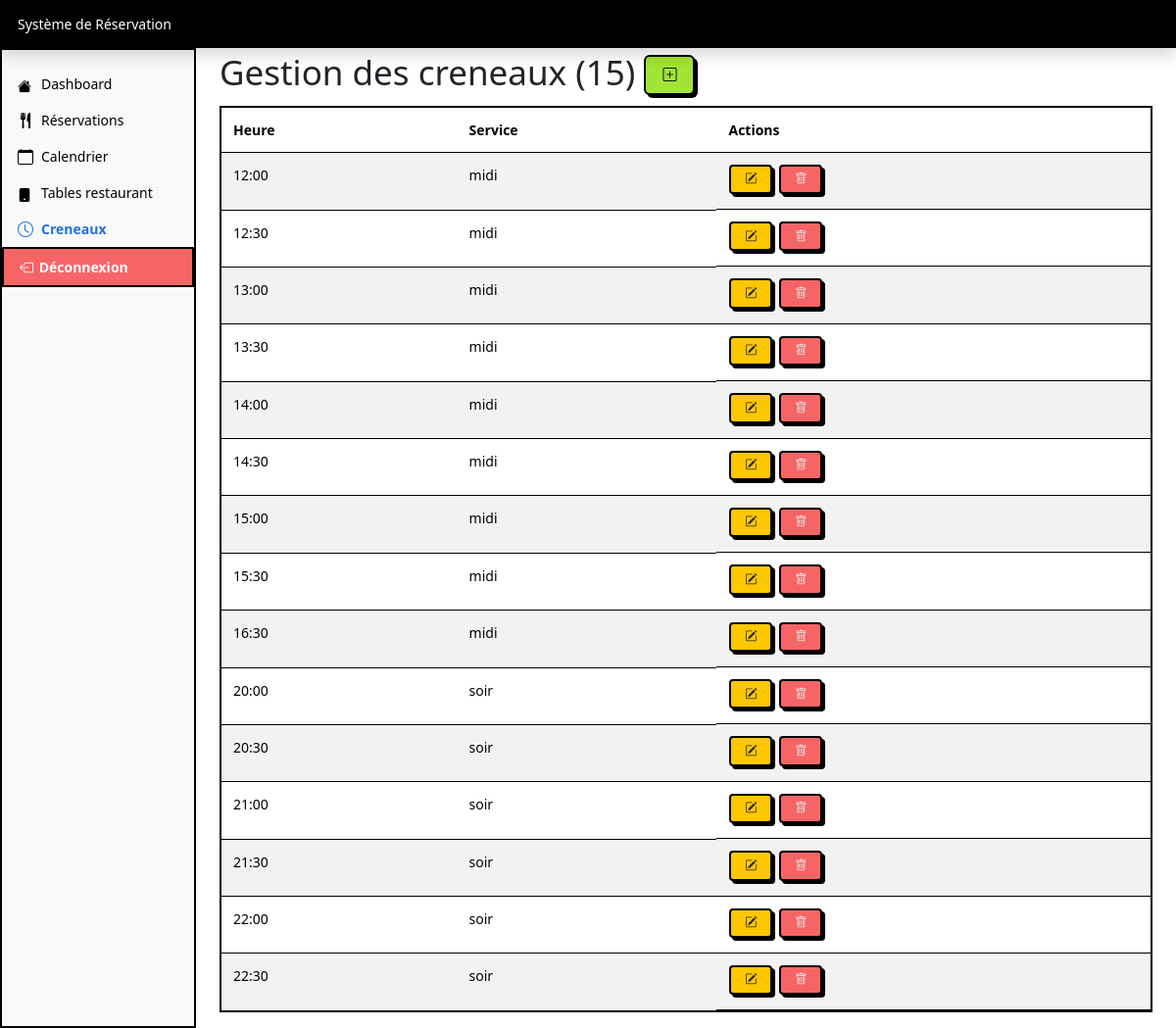
Screenshot of /index.php?action=creneaux (signed in) with the database file from the repository.
### tables this page shows
CREATE TABLE `creneaux` (
  `id` int(11) NOT NULL,
  `heure` varchar(5) NOT NULL,
  `service` enum('midi','soir') NOT NULL
);

### src/controllers/creneau.php (called while the page is built, shortened)
<?php
require_once('src/model/creneau.php');
class CreneauController
{
    protected $creneauRepository;
    public function __construct()
    {
        $this->creneauRepository = new CreneauRepository();
    }
    public function show()
    {
        $creneaux = $this->creneauRepository->getCreneaux();
        require('templates/creneau/show.php');
    }
}

### src/model/creneau.php (called while the page is built, shortened)
<?php
require_once('src/lib/database.php');
class CreneauRepository
{
    protected DatabaseConnection $connection;
    public function __construct()
    {
        $this->connection = new DatabaseConnection();
    }
    public function getCreneaux(): array
    {
        $statement = $this->connection->getConnection()->query(
            "SELECT * FROM creneaux order by heure"
        );
        $creneaux = [];
        while (($row = $statement->fetch())) {
            $creneau = new Creneau();
            $creneau->id = $row['id'];
            $creneau->heure = $row['heure'];
            $creneau->service = ServiceCreneau::from($row['service']);
            $creneaux[] = $creneau;
        }
        return $creneaux;
    }
}

### src/lib/database.php (called while the page is built, shortened)
<?php
class DatabaseConnection {
    public ?\PDO $database = null;
    public function getConnection(): \PDO{
        if($this->database === null){
            $this->database = new \PDO("mysql:host=".$_ENV['DB_HOSTNAME'].";dbname=". $_ENV['DB_NAME'] .";charset=utf8",  $_ENV['DB_USERNAME'] , $_ENV['DB_PASSWORD']);
            $this->database->setAttribute(PDO::ATTR_ERRMODE, PDO::ERRMODE_EXCEPTION);
        }
        return $this->database;
    }
}

### templates/creneau/show.php (the view, shortened to what this page needs)
<h1>Gestion des creneaux (<?= count($creneaux) ?>)
  <button type="button" class="btn btn-primary" data-bs-toggle="modal" data-bs-target="#creneauModal">
    <i class="bi bi-plus-square"></i>
  </button>
</h1>
<table class="table table-striped">
    <thead>
        <tr>
            <th>Heure</th>
            <th>Service</th>
            <th>Actions</th>
        </tr>
    </thead>
    <tbody>
       <?php foreach($creneaux as $creneau) { ?>
        <tr>
            <td><?= htmlspecialchars($creneau->heure) ?></td>
            <td><?= $creneau->service->name ?></td>
            <td class="d-flex">
                <button title="modifier" class="edit-btn btn btn-sm bg-warning mx-1" data-id="<?= $creneau->id ?>">
                  <i class="bi bi-pencil-square"></i>
                </button>
                <form action="?action=delete_creneau" method="POST">
                  <button title="supprimer" type="submit" class="btn btn-sm bg-danger text-light">
                    <i class="bi bi-trash"></i>
                  </button>
                </form>
            </td>
        </tr>
     <?php } ?>
    </tbody>
</table>
<?php $content = ob_get_clean(); ?>
<?php require('templates/layouts/admin_layout.php'); ?>

### index.php (shortened to what this page needs)
<?php
try {
    if (isset($_GET['action'])) {
        require_once('routers/creneau.php');
    } else {
        (new HomePageController())->execute();
    }
} catch (Exception $e) {
}

### routers/creneau.php (shortened to what this page needs)
<?php
require_once('src/controllers/creneau.php');
if ($_GET['action'] === 'creneaux') {
    (new CreneauController())->show();
} else if ($_GET['action'] === 'api_get_creneau') {
    $input = $_GET['id'];
    echo (new CreneauController())->apiGet($input);
} else if ($_GET['action'] === 'add_creneau') {
    $input = $_POST;
    (new CreneauController())->add($input);
} else if ($_GET['action'] === 'update_creneau') {
    $input = $_POST;
    (new CreneauController())->edit($input);
} else if ($_GET['action'] === 'delete_creneau') {
    $input = $_POST['id'];
    (new CreneauController())->delete($input);
}

### templates/layouts/admin_layout.php (shortened to what this page needs)
<?php
parse_str(parse_url($_SERVER['REQUEST_URI'], PHP_URL_QUERY), $queryParams);
$currentAction = $queryParams['action'];
?>
<!DOCTYPE html>
<html lang="en">
<head>
   <link rel="stylesheet" href="public/css/bootstrap.min.css">
   <link rel="stylesheet" href="public/css/bootstrap-icons.min.css">
   <link rel="stylesheet" href="public/css/dashboard.css">
   <link rel="stylesheet" href="public/css/timetable.css">
</head>
<body>
   <header class="navbar sticky-top bg-dark flex-md-nowrap p-0 shadow" data-bs-theme="dark">
      <a class="navbar-brand col-md-3 col-lg-2 me-0 px-3 fs-6 text-white" href="./">Système de Réservation</a>
   </header>
   <div class="container-fluid">
      <div class="row" style="height: 90vh;">
         <div class="sidebar border border-right col-md-3 col-lg-2 p-0 bg-body-tertiary">
            <div class="offcanvas-md offcanvas-end bg-body-tertiary" tabindex="-1" id="sidebarMenu" aria-labelledby="sidebarMenuLabel">
               <div class="offcanvas-body d-md-flex flex-column p-0 pt-lg-3 overflow-y-auto">
                  <ul class="nav flex-column">
                     <li class="nav-item">
                        <a class="nav-link d-flex align-items-center gap-2 <?php echo str_contains($currentAction, 'dashboard') ? 'active' :  '' ?>" aria-current="page" href="?action=dashboard">
                           <i class="bi bi-house-fill"></i>
                           Dashboard
                        </a>
                     </li>
                     <li class="nav-item">
                        <a class="nav-link d-flex align-items-center gap-2   <?php echo str_contains($currentAction, 'reservations') ? 'active' :  '' ?>" href="?action=reservations">
                           Réservations
                        </a>
                     </li>
                     <li class="nav-item">
                        <a class="nav-link d-flex align-items-center gap-2   <?php echo str_contains($currentAction, 'calendrier') ? 'active' :  '' ?>" href="?action=calendrier">
                           <svg xmlns="http://www.w3.org/2000/svg" width="16" height="16" fill="currentColor" class="bi bi-calendar" viewBox="0 0 16 16">
                              <path d="M3.5 0a.5.5 0 0 1 .5.5V1h8V.5a.5.5 0 0 1 1 0V1h1a2 2 0 0 1 2 2v11a2 2 0 0 1-2 2H2a2 2 0 0 1-2-2V3a2 2 0 0 1 2-2h1V.5a.5.5 0 0 1 .5-.5M1 4v10a1 1 0 0 0 1 1h12a1 1 0 0 0 1-1V4z" />
                           </svg>
                           Calendrier
                        </a>
                     </li>
                     <li class="nav-item">
                        <a class="nav-link d-flex align-items-center gap-2   <?php echo str_contains($currentAction, 'table_restaurant') ? 'active' :  '' ?>" href="?action=table_restaurant">
                           <i class="bi bi-tablet-fill"></i>
                           Tables restaurant
                        </a>
                     </li>
                     <li class="nav-item">
                        <a class="nav-link d-flex align-items-center gap-2   <?php echo str_contains($currentAction, 'creneaux') ? 'active' :  '' ?>" href="?action=creneaux">
                           <svg xmlns="http://www.w3.org/2000/svg" width="16" height="16" fill="currentColor" class="bi bi-clock" viewBox="0 0 16 16">
                              <path d="M8 3.5a.5.5 0 0 0-1 0V9a.5.5 0 0 0 .252.434l3.5 2a.5.5 0 0 0 .496-.868L8 8.71z" />
                              <path d="M8 16A8 8 0 1 0 8 0a8 8 0 0 0 0 16m7-8A7 7 0 1 1 1 8a7 7 0 0 1 14 0" />
                           </svg>
                           Creneaux
                        </a>
                     </li>
                  </ul>
                  <ul class="nav flex-column mb-auto">
                     <li class="nav-item">
                        <a class="nav-link d-flex align-items-center bg-danger text-white border gap-2 text-danger" href="?action=logout">
                           <strong><i class="bi bi-box-arrow-left"></i> Déconnexion</strong>
                        </a>
                     </li>
                  </ul>
               </div>
            </div>
         </div>
         <main class="col-md-9 ms-sm-auto col-lg-10 px-md-4">
            <?= $content  ?>
         </main>
      </div>
   </div>
</body>
</html>

### public/css/dashboard.css (style rules this page uses)
.bi { display: inline-block; width: 1rem; height: 1rem; }
.sidebar .nav-link { font-size: .875rem; font-weight: 500; }
.sidebar .nav-link.active { color: #2470dc; }
.navbar-brand { padding-top: .75rem; padding-bottom: .75rem; background-color: rgba(0, 0, 0, .25); box-shadow: inset -1px 0 0 rgba(0, 0, 0, .25); }

### rows the page displays
creneaux: heure "12:00", name "midi"
creneaux: heure "12:30", name "midi"
creneaux: heure "13:00", name "midi"
creneaux: heure "13:30", name "midi"
creneaux: heure "14:00", name "midi"
creneaux: heure "14:30", name "midi"
creneaux: heure "15:00", name "midi"
creneaux: heure "15:30", name "midi"
creneaux: heure "16:30", name "midi"
creneaux: heure "20:00", name "soir"
creneaux: heure "20:30", name "soir"
creneaux: heure "21:00", name "soir"
creneaux: heure "21:30", name "soir"
creneaux: heure "22:00", name "soir"
creneaux: heure "22:30", name "soir"

### other values shown
count($creneaux) "15"
